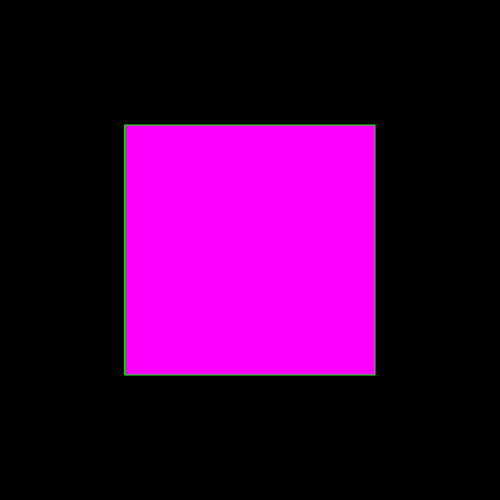
Frame 1 (no input)
Frame 60 (no input): identical to frame 1, image omitted
Frame 120 (the mouse pressed at the canvas centre since frame 60): identical to frame 1, image omitted

The p5.js sketch that drew this single still picture (run headless with seeded random() and noise() and a simulated clock; from frame 60 on, the mouse is pressed at the canvas centre):

// p5.js sketch
// ── sketch.js
//This is a simple template for you to experiment with

//This is a comment  ... the two slashes at the start mean that the computer ignores it

//You can look up more commands here ... https://p5js.org/reference/

function setup() {
  //this function runs once at the start of your program

  //this command creates a drawing area in the browser - it should only be called once
  createCanvas(500, 500);
}

function draw() {
  //this command clears the background to black (try changing the numbers)
  background(0, 0, 0);

  //change the fill color
  fill(255, 0, 255);

  //change the outline color
  stroke(0, 255, 0);

  //this command draws a rectangle with the outline and fill colors that we just set
  rect(125, 125, 250, 250);
}
